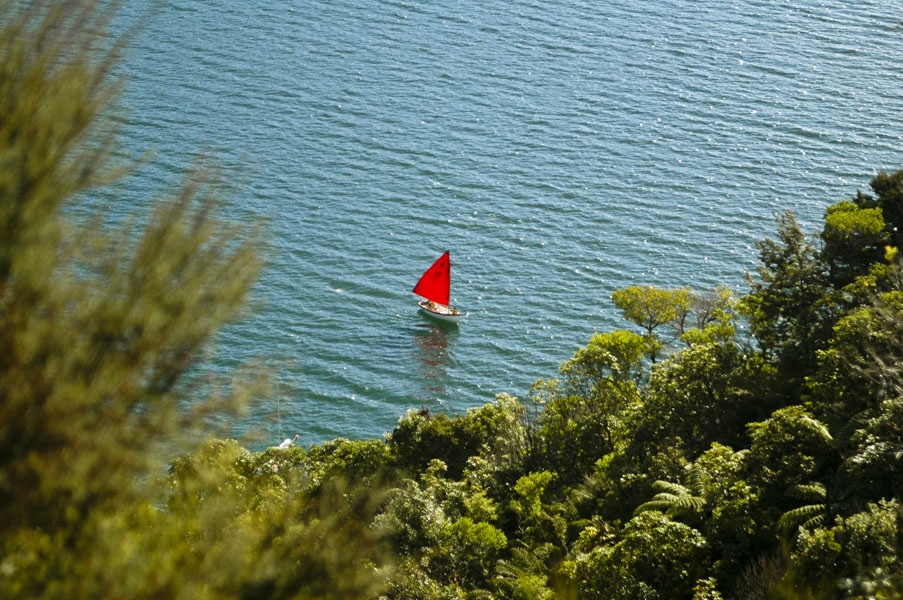
#> input picture New_Zealand_Boat.jpg, 903 x 600 px
$ jupyter execute --allow-errors module-02.ipynb   (shell and % lines are left out)
#> lines starting #> are read from the running program, lines starting #| are printed output that depends on the picture
[cell 1]
import os
import cv2
import numpy as np
import matplotlib.pyplot as plt

from zipfile import ZipFile
from urllib.request import urlretrieve

from IPython.display import Image

[cell 2]
def download_and_unzip(url, save_path):
#> called with save_path = 'opencv_bootcamp_assets_NB2.zip'
    print(f"Downloading and extracting assests....", end="")

    # Downloading zip file using urllib package.
    urlretrieve(url, save_path)
#> (this line was passed over: the network is not available in this run)

    try:
        # Extracting zip file using the zipfile package.
        with ZipFile(save_path) as z:
            # Extract ZIP file contents in the same directory.
            z.extractall(os.path.split(save_path)[0])

        print("Done")

    except Exception as e:
        print("\nInvalid file.", e)

[cell 3]
URL = r"https://www.dropbox.com/s/rys6f1vprily2bg/opencv_bootcamp_assets_NB2.zip?dl=1"

asset_zip_path = os.path.join(os.getcwd(), f"opencv_bootcamp_assets_NB2.zip")

# Download if assest ZIP does not exists.
if not os.path.exists(asset_zip_path):
    download_and_unzip(URL, asset_zip_path)

[cell 4]
# Read image as grayscale
cb_img = cv2.imread("checkerboard_18x18.png", cv2.IMREAD_GRAYSCALE)

plt.imshow(cb_img, cmap = "gray")
#> (this line was passed over: IPython is not available in this run)

print(cb_img)
#| None

#> (a cell that did not finish here is left out)

[cell 6]
#modifying img pixels
cb_img_modified = cb_img

#> (the rest of this cell did not finish here and is left out)

[cell 7]
plt.imshow(cb_img_modified, cmap = "gray")
#> (this line was passed over: IPython is not available in this run)
print(cb_img_modified)
#| None

# Cropping Image

[cell 8]
img_NZ_bgr = cv2.imread("New_Zealand_Boat.jpg", cv2.IMREAD_COLOR)
#> img_NZ_bgr is the input picture: shape (600, 903, 3); mean B, G, R 96.6, 115, 98
img_NZ_rgb = img_NZ_bgr[:,:,::-1]
plt.imshow(img_NZ_rgb)
#> (this line was passed over: IPython is not available in this run)

[cell 9]
cropped_region = img_NZ_rgb[250:350, 400:500]
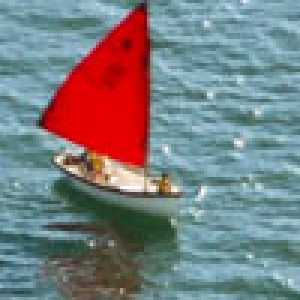
#> cropped_region: shape (100, 100, 3) (shown 3 times larger); mean R, G, B 121.6, 125.3, 128.4
plt.imshow(cropped_region)
#> (this line was passed over: IPython is not available in this run)

# Resizing images

## Method 1: Resizing using scaling factors fx and fy

[cell 10]
resized_cropped_region_2x = cv2.resize(cropped_region, None, fx = 2, fy =2)
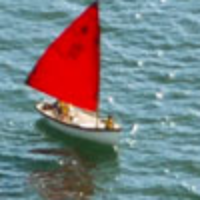
#> resized_cropped_region_2x: shape (200, 200, 3); mean R, G, B 121.6, 125.2, 128.4
#> (the rest of this cell did not finish here and is left out)

## method  2: Specifying exact size of output image

[cell 11]
desired_width = 100
desired_height = 200
dim = (desired_width, desired_height)
resized_cropped_region = cv2.resize(cropped_region, dsize = dim, interpolation = cv2.INTER_AREA)
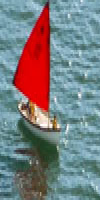
#> resized_cropped_region: shape (200, 100, 3); mean R, G, B 121.6, 125.3, 128.4
plt.imshow(resized_cropped_region)
#> (this line was passed over: IPython is not available in this run)

## method 3: Resize while maintaining aspect ratio

[cell 12]
desired_width = 100
# Scaling factor should b esamne , fx = fy
scaling_factor = desired_width / cropped_region.shape[1]
#> scaling_factor = 1
desired_height = int(cropped_region.shape[0]*scaling_factor)
#> desired_height = 100
dim = (desired_width, desired_height)
#> dim = (100, 100)

resized_cropped_region = cv2.resize(cropped_region, dsize = dim, interpolation = cv2.INTER_AREA)

plt.imshow(resized_cropped_region)
#> (this line was passed over: IPython is not available in this run)

$ run again, with Apollo_11_Launch.jpg copied over New_Zealand_Boat.jpg
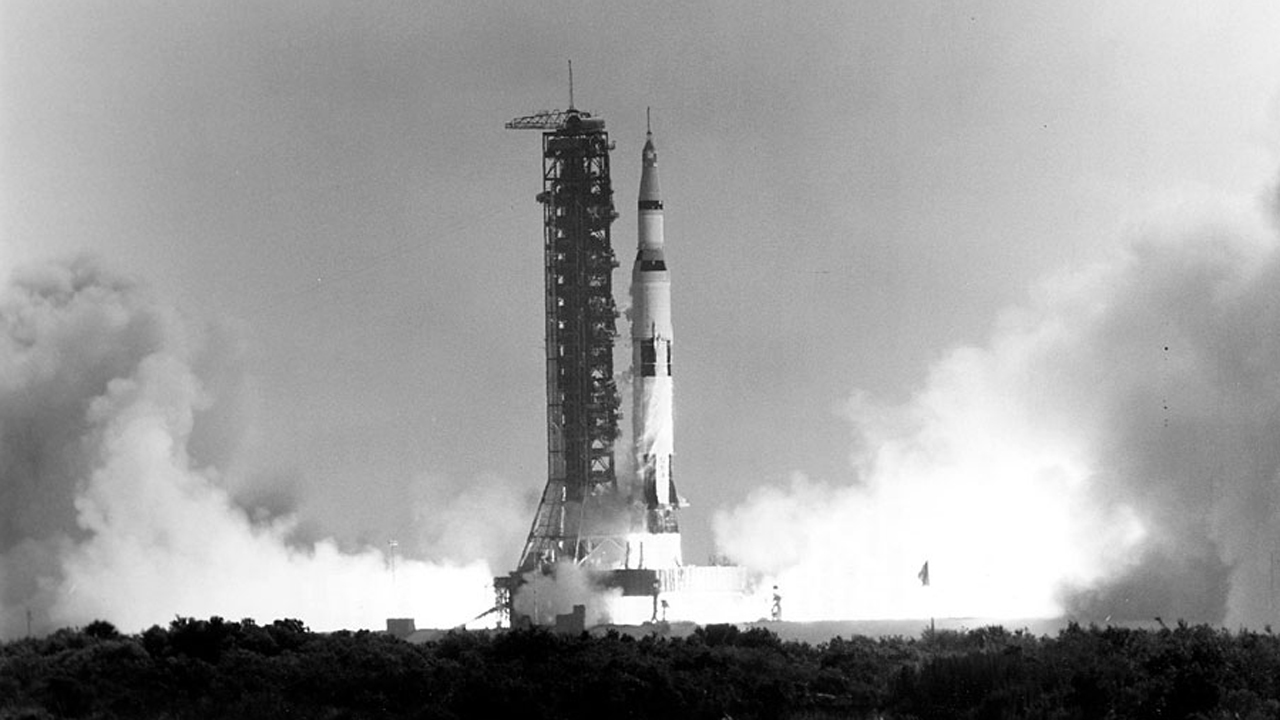
#> input picture Apollo_11_Launch.jpg, 1280 x 720 px
#| None
#| None
#> img_NZ_bgr is the input picture: shape (720, 1280, 3); min 0, max 255, mean 156.2
#> `cropped_region = img_NZ_rgb[250:350, 400:500]`:
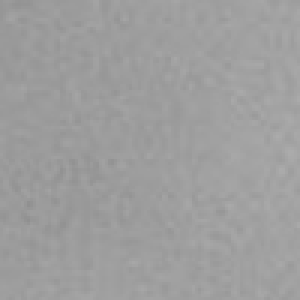
#> cropped_region: shape (100, 100, 3) (shown 3 times larger); min 144, max 171, mean 157.9
#> `resized_cropped_region = cv2.resize(cropped_region, dsize = dim, inter..`:
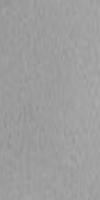
#> resized_cropped_region: shape (200, 100, 3); min 144, max 171, mean 157.9

$ run again, with New_Zealand_Coast.jpg copied over New_Zealand_Boat.jpg
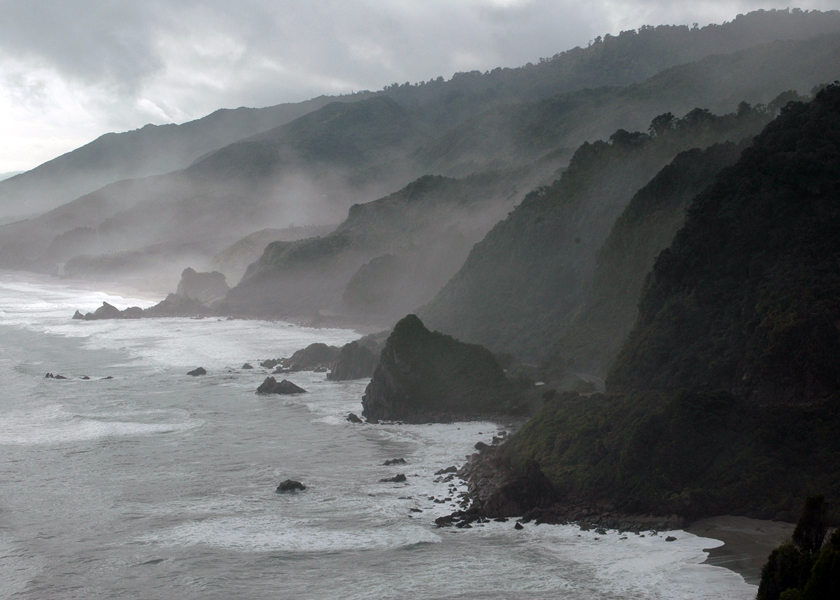
#> input picture New_Zealand_Coast.jpg, 840 x 600 px
#| None
#| None
#> img_NZ_bgr is the input picture: shape (600, 840, 3); mean B, G, R 115.2, 113.8, 110.9
#> `cropped_region = img_NZ_rgb[250:350, 400:500]`:
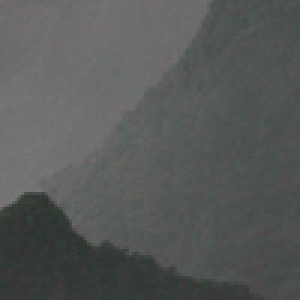
#> cropped_region: shape (100, 100, 3) (shown 3 times larger); mean R, G, B 86.8, 89.1, 88.1
#> `resized_cropped_region = cv2.resize(cropped_region, dsize = dim, inter..`:
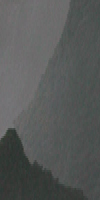
#> resized_cropped_region: shape (200, 100, 3); mean R, G, B 86.8, 89.1, 88.1

$ run again, with New_Zealand_Lake.jpg copied over New_Zealand_Boat.jpg
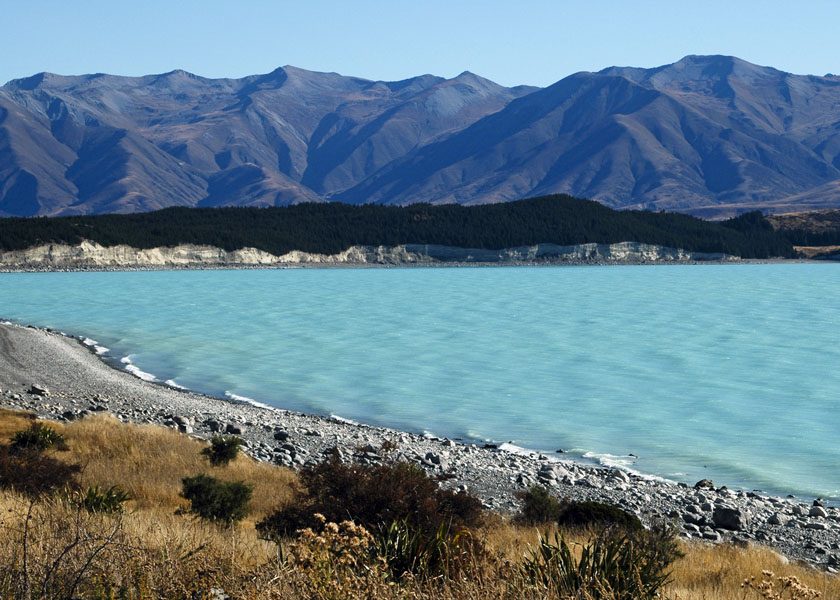
#> input picture New_Zealand_Lake.jpg, 840 x 600 px
#| None
#| None
#> img_NZ_bgr is the input picture: shape (600, 840, 3); mean B, G, R 140.2, 126.7, 100.9
#> `cropped_region = img_NZ_rgb[250:350, 400:500]`:
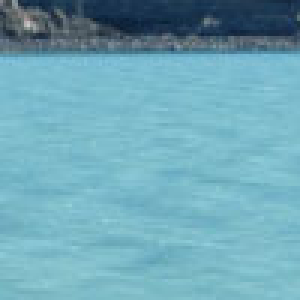
#> cropped_region: shape (100, 100, 3) (shown 3 times larger); mean R, G, B 111.7, 167.7, 183.5
#> `resized_cropped_region = cv2.resize(cropped_region, dsize = dim, inter..`:
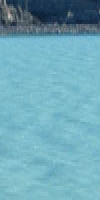
#> resized_cropped_region: shape (200, 100, 3); mean R, G, B 111.7, 167.7, 183.5
